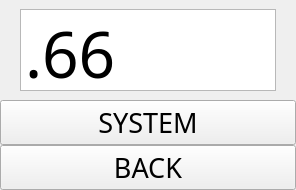
      <widget class="QWidget" name="tab_Settings2">
       <attribute name="title">
        <string>Tab 2</string>
       </attribute>
       <layout class="QVBoxLayout" name="verticalLayout_5">
        <property name="spacing">
         <number>0</number>
        </property>
        <property name="leftMargin">
         <number>0</number>
        </property>
        <property name="topMargin">
         <number>0</number>
        </property>
        <property name="rightMargin">
         <number>0</number>
        </property>
        <property name="bottomMargin">
         <number>0</number>
        </property>
        <item>
         <widget class="LCARS_Line" name="LCARS_Lines">
          <property name="sizePolicy">
           <sizepolicy hsizetype="Preferred" vsizetype="Preferred">
            <horstretch>0</horstretch>
            <verstretch>0</verstretch>
           </sizepolicy>
          </property>
          <property name="minimumSize">
           <size>
            <width>0</width>
            <height>0</height>
           </size>
          </property>
          <property name="maximumSize">
           <size>
            <width>16777215</width>
            <height>100</height>
           </size>
          </property>
          <property name="Size_TopLeft" stdset="0">
           <size>
            <width>15</width>
            <height>15</height>
           </size>
          </property>
          <property name="Size_BottomLeft" stdset="0">
           <size>
            <width>15</width>
            <height>15</height>
           </size>
          </property>
          <property name="Size_TopRight" stdset="0">
           <size>
            <width>15</width>
            <height>15</height>
           </size>
          </property>
          <property name="Size_BottomRight" stdset="0">
           <size>
            <width>15</width>
            <height>15</height>
           </size>
          </property>
          <property name="Center_Color" stdset="0">
           <color>
            <red>0</red>
            <green>0</green>
            <blue>0</blue>
           </color>
          </property>
          <property name="Edge_Left_Color" stdset="0">
           <color>
            <red>255</red>
            <green>153</green>
            <blue>0</blue>
           </color>
          </property>
          <property name="Edge_Right_Color" stdset="0">
           <color>
            <red>255</red>
            <green>153</green>
            <blue>0</blue>
           </color>
          </property>
          <property name="Red_Center_Color" stdset="0">
           <color>
            <red>200</red>
            <green>24</green>
            <blue>28</blue>
           </color>
          </property>
          <property name="Red_Edge_Left_Color" stdset="0">
           <color>
            <red>200</red>
            <green>24</green>
            <blue>28</blue>
           </color>
          </property>
          <property name="Red_Edge_Right_Color" stdset="0">
           <color>
            <red>200</red>
            <green>24</green>
            <blue>28</blue>
           </color>
          </property>
          <property name="Active_Center_Color" stdset="0">
           <color>
            <red>255</red>
            <green>255</green>
            <blue>255</blue>
           </color>
          </property>
          <property name="Active_Edge_Left_Color" stdset="0">
           <color>
            <red>255</red>
            <green>255</green>
            <blue>255</blue>
           </color>
          </property>
          <property name="Active_Edge_Right_Color" stdset="0">
           <color>
            <red>255</red>
            <green>255</green>
            <blue>255</blue>
           </color>
          </property>
          <property name="RedAlertState" stdset="0">
           <number>0</number>
          </property>
          <property name="Color_Theme_ID" stdset="0">
           <number>0</number>
          </property>
          <layout class="QVBoxLayout" name="verticalLayout_2">
           <property name="spacing">
            <number>0</number>
           </property>
           <property name="leftMargin">
            <number>20</number>
           </property>
           <property name="rightMargin">
            <number>20</number>
           </property>
           <item>
            <widget class="QPlainTextEdit" name="ip_Edit2">
             <property name="sizePolicy">
              <sizepolicy hsizetype="Preferred" vsizetype="Preferred">
               <horstretch>0</horstretch>
               <verstretch>0</verstretch>
              </sizepolicy>
             </property>
             <property name="font">
              <font>
               <family>Helvetica Ultra Compressed</family>
               <pointsize>48</pointsize>
               <weight>50</weight>
               <italic>false</italic>
               <bold>false</bold>
              </font>
             </property>
             <property name="verticalScrollBarPolicy">
              <enum>Qt::ScrollBarAlwaysOff</enum>
             </property>
             <property name="horizontalScrollBarPolicy">
              <enum>Qt::ScrollBarAlwaysOff</enum>
             </property>
             <property name="lineWrapMode">
              <enum>QPlainTextEdit::WidgetWidth</enum>
             </property>
             <property name="plainText">
              <string>192.168.66</string>
             </property>
            </widget>
           </item>
          </layout>
         </widget>
        </item>
        <item>
         <widget class="QWidget" name="widget" native="true"/>
        </item>
        <item>
         <widget class="LCARS_Button" name="button_Reboot_2">
          <property name="sizePolicy">
           <sizepolicy hsizetype="Minimum" vsizetype="Preferred">
            <horstretch>0</horstretch>
            <verstretch>0</verstretch>
           </sizepolicy>
          </property>
          <property name="minimumSize">
           <size>
            <width>0</width>
            <height>40</height>
           </size>
          </property>
          <property name="font">
           <font>
            <family>Helvetica Ultra Compressed</family>
            <pointsize>20</pointsize>
            <weight>50</weight>
            <italic>false</italic>
            <bold>false</bold>
           </font>
          </property>
          <property name="text">
           <string>SYSTEM</string>
          </property>
          <property name="Left_Text_Font" stdset="0">
           <font>
            <family>Helvetica Ultra Compressed</family>
            <pointsize>30</pointsize>
            <weight>50</weight>
            <italic>false</italic>
            <bold>false</bold>
           </font>
          </property>
          <property name="Right_Text_Font" stdset="0">
           <font>
            <family>Helvetica Ultra Compressed</family>
            <pointsize>30</pointsize>
            <weight>50</weight>
            <italic>false</italic>
            <bold>false</bold>
           </font>
          </property>
          <property name="Text_Left" stdset="0">
           <string>5</string>
          </property>
          <property name="Text_Right" stdset="0">
           <string>LCARS BUTTON</string>
          </property>
          <property name="Size_TopLeft" stdset="0">
           <size>
            <width>20</width>
            <height>20</height>
           </size>
          </property>
          <property name="Size_BottomLeft" stdset="0">
           <size>
            <width>20</width>
            <height>20</height>
           </size>
          </property>
          <property name="Size_TopRight" stdset="0">
           <size>
            <width>20</width>
            <height>20</height>
           </size>
          </property>
          <property name="Size_BottomRight" stdset="0">
           <size>
            <width>20</width>
            <height>20</height>
           </size>
          </property>
          <property name="Size_extendEdgeLeft" stdset="0">
           <number>10</number>
          </property>
          <property name="Size_extendEdgeRight" stdset="0">
           <number>0</number>
          </property>
          <property name="Divider_Left_Position" stdset="0">
           <number>0</number>
          </property>
          <property name="Divider_Left_Width" stdset="0">
           <number>50</number>
          </property>
          <property name="Divider_Right_Position" stdset="0">
           <number>0</number>
          </property>
          <property name="Divider_Right_Width" stdset="0">
           <number>0</number>
          </property>
          <property name="Center_Color" stdset="0">
           <color>
            <red>255</red>
            <green>153</green>
            <blue>0</blue>
           </color>
          </property>
          <property name="Edge_Left_Color" stdset="0">
           <color>
            <red>255</red>
            <green>153</green>
            <blue>0</blue>
           </color>
          </property>
          <property name="Edge_Right_Color" stdset="0">
           <color>
            <red>255</red>
            <green>153</green>
            <blue>0</blue>
           </color>
          </property>
          <property name="Divider_Left_Color" stdset="0">
           <color>
            <red>0</red>
            <green>0</green>
            <blue>0</blue>
           </color>
          </property>
          <property name="Divider_Right_Color" stdset="0">
           <color>
            <red>255</red>
            <green>255</green>
            <blue>255</blue>
           </color>
          </property>
          <property name="Left_Text_Color" stdset="0">
           <color>
            <red>255</red>
            <green>255</green>
            <blue>255</blue>
           </color>
          </property>
          <property name="Center_Text_Color" stdset="0">
           <color>
            <red>0</red>
            <green>0</green>
            <blue>0</blue>
           </color>
          </property>
          <property name="Right_Text_Color" stdset="0">
           <color>
            <red>0</red>
            <green>0</green>
            <blue>0</blue>
           </color>
          </property>
          <property name="Pressed_Center_Color" stdset="0">
           <color>
            <red>255</red>
            <green>255</green>
            <blue>255</blue>
           </color>
          </property>
          <property name="Pressed_Edge_Left_Color" stdset="0">
           <color>
            <red>255</red>
            <green>255</green>
            <blue>255</blue>
           </color>
          </property>
          <property name="Pressed_Edge_Right_Color" stdset="0">
           <color>
            <red>255</red>
            <green>255</green>
            <blue>255</blue>
           </color>
          </property>
          <property name="Pressed_Divider_Left_Color" stdset="0">
           <color>
            <red>0</red>
            <green>0</green>
            <blue>0</blue>
           </color>
          </property>
          <property name="Pressed_Divider_Right_Color" stdset="0">
           <color>
            <red>0</red>
            <green>0</green>
            <blue>0</blue>
           </color>
          </property>
          <property name="Pressed_Left_Text_Color" stdset="0">
           <color>
            <red>255</red>
            <green>255</green>
            <blue>255</blue>
           </color>
          </property>
          <property name="Pressed_Center_Text_Color" stdset="0">
           <color>
            <red>0</red>
            <green>0</green>
            <blue>0</blue>
           </color>
          </property>
          <property name="Pressed_Right_Text_Color" stdset="0">
           <color>
            <red>255</red>
            <green>255</green>
            <blue>255</blue>
           </color>
          </property>
          <property name="Red_Center_Color" stdset="0">
           <color>
            <red>200</red>
            <green>24</green>
            <blue>28</blue>
           </color>
          </property>
          <property name="Red_Edge_Left_Color" stdset="0">
           <color>
            <red>200</red>
            <green>24</green>
            <blue>28</blue>
           </color>
          </property>
          <property name="Red_Edge_Right_Color" stdset="0">
           <color>
            <red>200</red>
            <green>24</green>
            <blue>28</blue>
           </color>
          </property>
          <property name="Red_Divider_Left_Color" stdset="0">
           <color>
            <red>0</red>
            <green>0</green>
            <blue>0</blue>
           </color>
          </property>
          <property name="Red_Divider_Right_Color" stdset="0">
           <color>
            <red>0</red>
            <green>0</green>
            <blue>0</blue>
           </color>
          </property>
          <property name="Red_Left_Text_Color" stdset="0">
           <color>
            <red>255</red>
            <green>255</green>
            <blue>255</blue>
           </color>
          </property>
          <property name="Red_Center_Text_Color" stdset="0">
           <color>
            <red>0</red>
            <green>0</green>
            <blue>0</blue>
           </color>
          </property>
          <property name="Red_Right_Text_Color" stdset="0">
           <color>
            <red>255</red>
            <green>255</green>
            <blue>255</blue>
           </color>
          </property>
          <property name="Active_Center_Color" stdset="0">
           <color>
            <red>255</red>
            <green>255</green>
            <blue>255</blue>
           </color>
          </property>
          <property name="Active_Edge_Left_Color" stdset="0">
           <color>
            <red>255</red>
            <green>255</green>
            <blue>255</blue>
           </color>
          </property>
          <property name="Active_Edge_Right_Color" stdset="0">
           <color>
            <red>255</red>
            <green>255</green>
            <blue>255</blue>
           </color>
          </property>
          <property name="Active_Divider_Left_Color" stdset="0">
           <color>
            <red>0</red>
            <green>0</green>
            <blue>0</blue>
           </color>
          </property>
          <property name="Active_Divider_Right_Color" stdset="0">
           <color>
            <red>0</red>
            <green>0</green>
            <blue>0</blue>
           </color>
          </property>
          <property name="Active_Left_Text_Color" stdset="0">
           <color>
            <red>255</red>
            <green>255</green>
            <blue>255</blue>
           </color>
          </property>
          <property name="Active_Center_Text_Color" stdset="0">
           <color>
            <red>0</red>
            <green>0</green>
            <blue>0</blue>
           </color>
          </property>
          <property name="Active_Right_Text_Color" stdset="0">
           <color>
            <red>255</red>
            <green>255</green>
            <blue>255</blue>
           </color>
          </property>
          <property name="Text_Center_Distance_Right" stdset="0">
           <number>15</number>
          </property>
          <property name="Text_Center_Distance_Left" stdset="0">
           <number>0</number>
          </property>
          <property name="positioningCenter" stdset="0">
           <number>1</number>
          </property>
          <property name="Center_Text_VAlign" stdset="0">
           <number>6</number>
          </property>
          <property name="Center_Text_HAlign" stdset="0">
           <number>1</number>
          </property>
          <property name="Left_Text_VAlign" stdset="0">
           <number>6</number>
          </property>
          <property name="Left_Text_HAlign" stdset="0">
           <number>1</number>
          </property>
          <property name="RedAlertState" stdset="0">
           <number>0</number>
          </property>
          <property name="Color_Theme_ID" stdset="0">
           <number>0</number>
          </property>
          <property name="Divider_Second_Position" stdset="0">
           <number>20</number>
          </property>
          <property name="Divider_Second_Width" stdset="0">
           <number>20</number>
          </property>
          <property name="Divider_Second_Color" stdset="0">
           <color>
            <red>255</red>
            <green>153</green>
            <blue>0</blue>
           </color>
          </property>
          <property name="Left_Text_Distance" stdset="0">
           <number>60</number>
          </property>
          <property name="LTD" stdset="0">
           <number>423</number>
          </property>
          <property name="Pressed_Divider_Second_Color" stdset="0">
           <color>
            <red>255</red>
            <green>255</green>
            <blue>255</blue>
           </color>
          </property>
          <property name="restricted_Height" stdset="0">
           <bool>true</bool>
          </property>
          <property name="restricted_Height_Value" stdset="0">
           <double>10.000000000000000</double>
          </property>
         </widget>
        </item>
        <item>
         <widget class="LCARS_Button" name="pushButton_33">
          <property name="sizePolicy">
           <sizepolicy hsizetype="Minimum" vsizetype="Preferred">
            <horstretch>0</horstretch>
            <verstretch>0</verstretch>
           </sizepolicy>
          </property>
          <property name="minimumSize">
           <size>
            <width>0</width>
            <height>40</height>
           </size>
          </property>
          <property name="font">
           <font>
            <family>Helvetica Ultra Compressed</family>
            <pointsize>20</pointsize>
            <weight>50</weight>
            <italic>false</italic>
            <bold>false</bold>
           </font>
          </property>
          <property name="text">
           <string>BACK</string>
          </property>
          <property name="Left_Text_Font" stdset="0">
           <font>
            <family>Helvetica Ultra Compressed</family>
            <pointsize>30</pointsize>
            <weight>50</weight>
            <italic>false</italic>
            <bold>false</bold>
           </font>
          </property>
          <property name="Right_Text_Font" stdset="0">
           <font>
            <family>Helvetica Ultra Compressed</family>
            <pointsize>30</pointsize>
            <weight>50</weight>
            <italic>false</italic>
            <bold>false</bold>
           </font>
          </property>
          <property name="Text_Left" stdset="0">
           <string>42</string>
          </property>
          <property name="Text_Right" stdset="0">
           <string>LCARS BUTTON</string>
          </property>
          <property name="Size_TopLeft" stdset="0">
           <size>
            <width>20</width>
            <height>20</height>
           </size>
          </property>
          <property name="Size_BottomLeft" stdset="0">
           <size>
            <width>20</width>
            <height>20</height>
           </size>
          </property>
          <property name="Size_TopRight" stdset="0">
           <size>
            <width>20</width>
            <height>20</height>
           </size>
          </property>
          <property name="Size_BottomRight" stdset="0">
           <size>
            <width>20</width>
            <height>20</height>
           </size>
          </property>
          <property name="Size_extendEdgeLeft" stdset="0">
           <number>10</number>
          </property>
          <property name="Size_extendEdgeRight" stdset="0">
           <number>0</number>
          </property>
          <property name="Divider_Left_Position" stdset="0">
           <number>0</number>
          </property>
          <property name="Divider_Left_Width" stdset="0">
           <number>50</number>
          </property>
          <property name="Divider_Right_Position" stdset="0">
           <number>0</number>
          </property>
          <property name="Divider_Right_Width" stdset="0">
           <number>0</number>
          </property>
          <property name="Center_Color" stdset="0">
           <color>
            <red>153</red>
            <green>205</green>
            <blue>255</blue>
           </color>
          </property>
          <property name="Edge_Left_Color" stdset="0">
           <color>
            <red>153</red>
            <green>205</green>
            <blue>255</blue>
           </color>
          </property>
          <property name="Edge_Right_Color" stdset="0">
           <color>
            <red>153</red>
            <green>205</green>
            <blue>255</blue>
           </color>
          </property>
          <property name="Divider_Left_Color" stdset="0">
           <color>
            <red>0</red>
            <green>0</green>
            <blue>0</blue>
           </color>
          </property>
          <property name="Divider_Right_Color" stdset="0">
           <color>
            <red>255</red>
            <green>255</green>
            <blue>255</blue>
           </color>
          </property>
          <property name="Left_Text_Color" stdset="0">
           <color>
            <red>205</red>
            <green>221</green>
            <blue>255</blue>
           </color>
          </property>
          <property name="Center_Text_Color" stdset="0">
           <color>
            <red>0</red>
            <green>0</green>
            <blue>0</blue>
           </color>
          </property>
          <property name="Right_Text_Color" stdset="0">
           <color>
            <red>0</red>
            <green>0</green>
            <blue>0</blue>
           </color>
          </property>
          <property name="Pressed_Center_Color" stdset="0">
           <color>
            <red>255</red>
            <green>255</green>
            <blue>255</blue>
           </color>
          </property>
          <property name="Pressed_Edge_Left_Color" stdset="0">
           <color>
            <red>255</red>
            <green>255</green>
            <blue>255</blue>
           </color>
          </property>
          <property name="Pressed_Edge_Right_Color" stdset="0">
           <color>
            <red>255</red>
            <green>255</green>
            <blue>255</blue>
           </color>
          </property>
          <property name="Pressed_Divider_Left_Color" stdset="0">
           <color>
            <red>0</red>
            <green>0</green>
            <blue>0</blue>
           </color>
          </property>
          <property name="Pressed_Divider_Right_Color" stdset="0">
           <color>
            <red>0</red>
            <green>0</green>
            <blue>0</blue>
           </color>
          </property>
          <property name="Pressed_Left_Text_Color" stdset="0">
           <color>
            <red>255</red>
            <green>255</green>
            <blue>255</blue>
           </color>
          </property>
          <property name="Pressed_Center_Text_Color" stdset="0">
           <color>
            <red>0</red>
            <green>0</green>
            <blue>0</blue>
           </color>
          </property>
          <property name="Pressed_Right_Text_Color" stdset="0">
           <color>
            <red>255</red>
            <green>255</green>
            <blue>255</blue>
           </color>
          </property>
          <property name="Red_Center_Color" stdset="0">
           <color>
            <red>200</red>
            <green>24</green>
            <blue>28</blue>
           </color>
          </property>
          <property name="Red_Edge_Left_Color" stdset="0">
           <color>
            <red>200</red>
            <green>24</green>
            <blue>28</blue>
           </color>
          </property>
          <property name="Red_Edge_Right_Color" stdset="0">
           <color>
            <red>200</red>
            <green>24</green>
            <blue>28</blue>
           </color>
          </property>
          <property name="Red_Divider_Left_Color" stdset="0">
           <color>
            <red>0</red>
            <green>0</green>
            <blue>0</blue>
           </color>
          </property>
          <property name="Red_Divider_Right_Color" stdset="0">
           <color>
            <red>0</red>
            <green>0</green>
            <blue>0</blue>
           </color>
          </property>
          <property name="Red_Left_Text_Color" stdset="0">
           <color>
            <red>255</red>
            <green>255</green>
            <blue>255</blue>
           </color>
          </property>
          <property name="Red_Center_Text_Color" stdset="0">
           <color>
            <red>0</red>
            <green>0</green>
            <blue>0</blue>
           </color>
          </property>
          <property name="Red_Right_Text_Color" stdset="0">
           <color>
            <red>255</red>
            <green>255</green>
            <blue>255</blue>
           </color>
          </property>
          <property name="Active_Center_Color" stdset="0">
           <color>
            <red>255</red>
            <green>255</green>
            <blue>255</blue>
           </color>
          </property>
          <property name="Active_Edge_Left_Color" stdset="0">
           <color>
            <red>255</red>
            <green>255</green>
            <blue>255</blue>
           </color>
          </property>
          <property name="Active_Edge_Right_Color" stdset="0">
           <color>
            <red>255</red>
            <green>255</green>
            <blue>255</blue>
           </color>
          </property>
          <property name="Active_Divider_Left_Color" stdset="0">
           <color>
            <red>0</red>
            <green>0</green>
            <blue>0</blue>
           </color>
          </property>
          <property name="Active_Divider_Right_Color" stdset="0">
           <color>
            <red>0</red>
            <green>0</green>
            <blue>0</blue>
           </color>
          </property>
          <property name="Active_Left_Text_Color" stdset="0">
           <color>
            <red>255</red>
            <green>255</green>
            <blue>255</blue>
           </color>
          </property>
          <property name="Active_Center_Text_Color" stdset="0">
           <color>
            <red>0</red>
            <green>0</green>
            <blue>0</blue>
           </color>
          </property>
          <property name="Active_Right_Text_Color" stdset="0">
           <color>
            <red>255</red>
            <green>255</green>
            <blue>255</blue>
           </color>
          </property>
          <property name="Text_Center_Distance_Right" stdset="0">
           <number>15</number>
          </property>
          <property name="Text_Center_Distance_Left" stdset="0">
           <number>0</number>
          </property>
          <property name="positioningCenter" stdset="0">
           <number>1</number>
          </property>
          <property name="Center_Text_VAlign" stdset="0">
           <number>6</number>
          </property>
          <property name="Center_Text_HAlign" stdset="0">
           <number>1</number>
          </property>
          <property name="Left_Text_VAlign" stdset="0">
           <number>6</number>
          </property>
          <property name="Left_Text_HAlign" stdset="0">
           <number>1</number>
          </property>
          <property name="RedAlertState" stdset="0">
           <number>0</number>
          </property>
          <property name="Color_Theme_ID" stdset="0">
           <number>0</number>
          </property>
          <property name="Divider_Second_Position" stdset="0">
           <number>20</number>
          </property>
          <property name="Divider_Second_Width" stdset="0">
           <number>20</number>
          </property>
          <property name="Divider_Second_Color" stdset="0">
           <color>
            <red>50</red>
            <green>102</green>
            <blue>204</blue>
           </color>
          </property>
          <property name="Left_Text_Distance" stdset="0">
           <number>60</number>
          </property>
          <property name="LTD" stdset="0">
           <number>423</number>
          </property>
          <property name="Pressed_Divider_Second_Color" stdset="0">
           <color>
            <red>255</red>
            <green>255</green>
            <blue>255</blue>
           </color>
          </property>
          <property name="restricted_Height" stdset="0">
           <bool>true</bool>
          </property>
          <property name="restricted_Height_Value" stdset="0">
           <double>10.000000000000000</double>
          </property>
         </widget>
        </item>
        <item>
         <widget class="QWidget" name="widget_3" native="true"/>
        </item>
       </layout>
      </widget>
